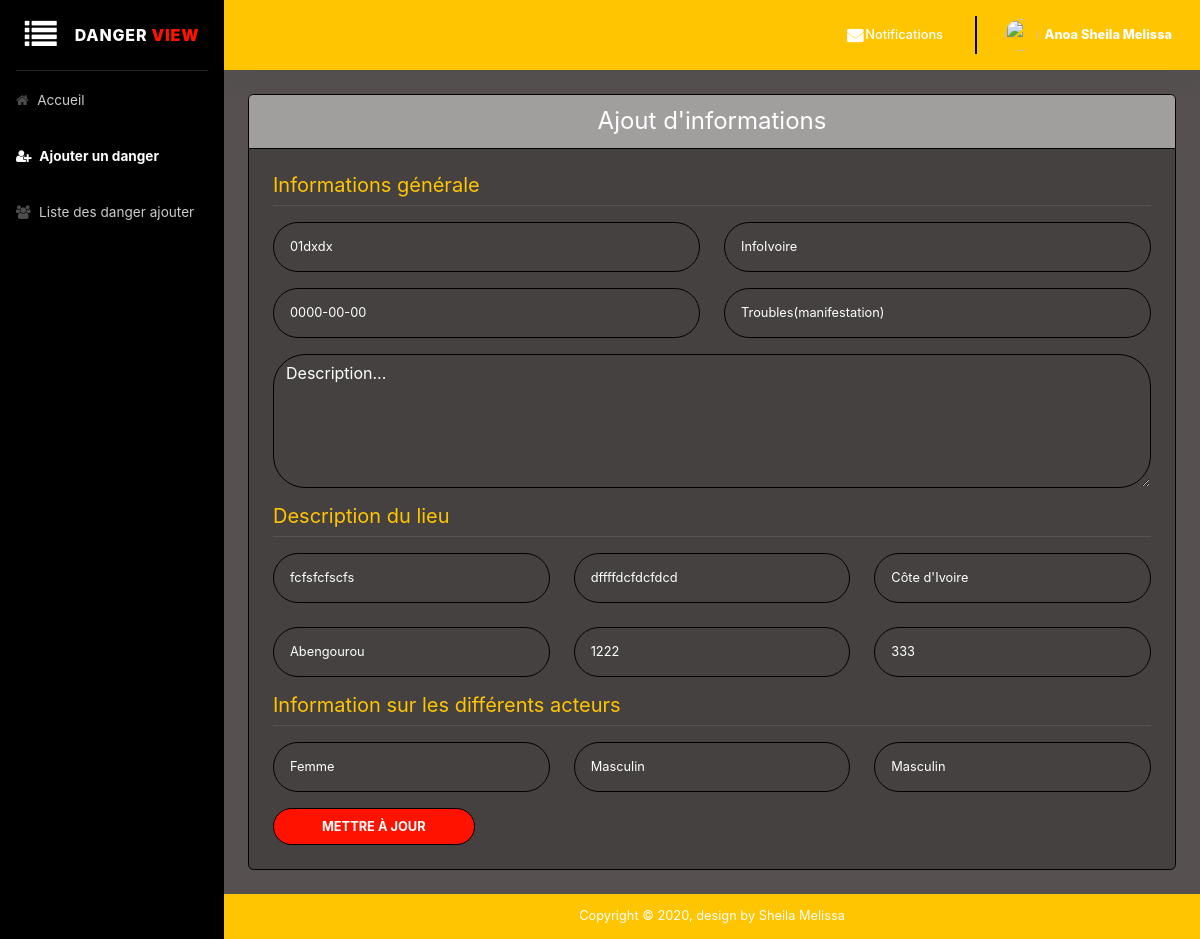
Screenshot of /operateurs/mettre-danger-a-jour.php?id=1 (signed in) with the database file from the repository.
### tables this page shows
CREATE TABLE `danger` (
  `id` int(11) NOT NULL,
  `numeroOrdre` varchar(255) NOT NULL,
  `description` text NOT NULL,
  `date` date NOT NULL,
  `source` varchar(255) NOT NULL,
  `idUtilisateur` int(11) NOT NULL,
  `Lieu` text NOT NULL,
  `dangerType` text NOT NULL,
  `descripendroit` text NOT NULL,
  `pays` text NOT NULL,
  `ville` text NOT NULL,
  `longitude` text NOT NULL,
  `latitude` text NOT NULL,
  `typeActeur` text NOT NULL,
  `sexeVictime` text NOT NULL,
  `sexeResponsable` text NOT NULL
);

### operateurs/mettre-danger-a-jour.php (the view, shortened to what this page needs)
<?php
require_once "../php/db.php";
?>
<!DOCTYPE html>
<html lang="fr">
<head>
    <link href="https://stackpath.bootstrapcdn.com/font-awesome/4.7.0/css/font-awesome.min.css" rel="stylesheet" type="text/css">
    <link href="../css/bootstrap.min.css" rel="stylesheet">
</head>
<body id="page-top">
    <div id="wrapper">
        <ul class="navbar-nav sidebar sidebar-dark accordion" id="accordionSidebar" style="background: #000 !important;">
            <span class="sidebar-brand d-flex align-items-center justify-content-center">
                <div class="sidebar-brand-icon" style="cursor: pointer;">
                    <i class="fa fa-list" aria-hidden="true" id="sidebarToggle"></i>
                  </div>
                <div class="sidebar-brand-text">
                   &nbsp;&nbsp;&nbsp; Danger <b style="color: #ff1300;">view</b>
                </div>
              </span>
            <hr class="sidebar-divider my-0">
            <li class="nav-item">
                <a class="nav-link" href="./operateur_home.php">
                    <i class="fa fa-home" aria-hidden="true"></i>
                    <span>Accueil</span></a>
            </li>
            <li class="nav-item active">
                <a class="nav-link" href="./ajouter-danger.php">
                    <i class="fa fa-user-plus" aria-hidden="true"></i>
                    <span>Ajouter un danger</span>
                </a>
            </li>
            <li class="nav-item">
                <a class="nav-link" href="./liste-des-danger-ajouter.php">
                    <i class="fa fa-users" aria-hidden="true"></i>
                    <span>Liste des danger ajouter</span></a>
            </li>
        </ul>
        <div id="content-wrapper" class="d-flex flex-column">
            <div id="content">
                <nav class="navbar navbar-expand navbar-light bg-white topbar mb-4 static-top shadow" style="background: #ffc500 !important;font-weight: 700;">
                    <ul class="navbar-nav ml-auto">
                        <li class="nav-item dropdown no-arrow mx-1">
                            <a class="nav-link dropdown-toggle" href="#" id="messagesDropdown" role="button" data-toggle="dropdown" aria-haspopup="true" aria-expanded="false">
                                <i class="fa fa-envelope fa-fw" style="color: #fff !important;font-weight: bold;"></i>
                                <span class="d-none d-lg-inline text-gray-600 small" style="color: #fff !important;font-weight: 500;">Notifications</span>
                            </a>
                        </li>
                        <div class="topbar-divider d-none d-sm-block"></div>
                        <li class="nav-item dropdown no-arrow">
                            <a class="nav-link dropdown-toggle" href="#" id="userDropdown" role="button" data-toggle="dropdown" aria-haspopup="true" aria-expanded="false">
                                <img class="img-profile rounded-circle" src="https://cdn.pixabay.com/photo/2013/07/13/10/07/man-156584_960_720.png">&nbsp;&nbsp;
                                <span class="d-none d-lg-inline text-gray-600 small" style="color: #fff !important;font-weight: 800;">
                                    <?= htmlspecialchars($_SESSION["prenom"]); ?>
                                </span>
                            </a>
                        </li>
                    </ul>
                </nav>
                <div class="container-fluid">
                    <div class="card mb-4">
                        <h5 class=" h4 card-header" style="background: #a19e9e !important">
                            <center>Ajout d'informations</center>
                        </h5>
                        <div class="card-body">
                        <div class="row">
          <div class="col-lg-12">
            <div class="p-1">
            <?php
             $dangerId= intval($_GET["id"]);
             $query = "SELECT * FROM danger WHERE id=:uid";
             $traitement = $db->prepare($query);
             $traitement->bindParam(':uid', $dangerId, PDO::PARAM_STR);
             $traitement->execute();
             $data = $traitement->fetchAll();
            ?>
             <?php if($traitement->rowCount() > 0): ?>
                <?php foreach($data as $result): ?>
              <form method="post" class="user" action="<?php echo htmlspecialchars($_SERVER["PHP_SELF"]); ?>">
                <div class="">
                    <h5 style="color: #ffc500">Informations générale</h5>
                </div>
                <hr>
                <div class="form-group row ">
                  <div class="col-sm-6 mb-3 mb-sm-0">
                    <input type="text" class="form-control form-control-user" id="numeroOrdre" name="numeroOrdre" placeholder="Numero d'ordre" value="<?= $result['numeroOrdre'] ?>">
                  </div>
                  <div class="col-sm-6 mb-3 mb-sm-0">
                    <input type="text" class="form-control form-control-user" id="source" name="source" placeholder="Veuillez indiquer la Source" value="<?= $result['source'] ?>">
                 </div>
                 </div>
                 <div class="form-group row ">
                  <div class="col-sm-6">
                    <input type="text" class="form-control form-control-user" id="date" name="date" placeholder="Indiquez la date" value="<?= $result['date'] ?>">
                  </div>
                  <?php
                    require_once "../php/db.php";
                ?>
                  <div class="col-sm-6">
                    <input type="text" list=dangertype class="form-control form-control-user" id="dangerType" name="dangerType" placeholder="Type de danger" value="<?= $result['dangerType'] ?>">
                  </div>
                  </div>
                <div class="form-group">
                  <textarea class="form-control " rows="5" id="description" name="description" placeholder="Description..." value="<?= $result['description'] ?>"></textarea>
                </div>
                <div class="mt-3">
                    <h5 style="color: #ffc500">Description du lieu</h5>
                </div>
                <hr>
                <div class="form-group row">
                  <div class="col-sm-4 mb-3 mb-sm-0">
                    <input type="text" class="form-control form-control-user" id="Lieu" name="Lieu" placeholder="Nom de l'endroit" value="<?= $result['Lieu'] ?>">
                  </div>
                  <div class="col-sm-4 mb-3 mb-sm-0">
                    <input type="text" class="form-control form-control-user" id="descripendroit" name="descripendroit" placeholder="Décrivez l'endroit" value="<?= $result['descripendroit'] ?>">
                 </div>
                  <div class="col-sm-4">
                  <?php
                    require_once "../php/db.php";
                ?>
                    <input type="text" list="Pays" class="form-control form-control-user" id="pays" name="pays" placeholder="Pays" value="<?= $result['pays'] ?>">
                  </div>
                </div>
                <div class="form-group row ">
                  <div class="col-sm-4 mb-3 mt-2 mb-sm-0">
                  <?php
                    require_once "../php/db.php";
                    ?>
                    <input type="text" list="vlle" class="form-control form-control-user" id="ville" name="ville" placeholder="Ville" value="<?= $result['ville'] ?>">
                  </div>
                  <div class="col-sm-4 mt-2">
                    <input type="text" list="lng" class="form-control form-control-user" id="longitude" name="longitude" placeholder="Longitude" value="<?= $result['longitude'] ?>">
                 </div>
                 <div class="col-sm-4 mt-2">
                    <input type="text" list="lat" class="form-control form-control-user" id="latitude" name="latitude" placeholder="Latitude" value="<?= $result['latitude'] ?>">
                 </div>
                </div>
                <div class="mt-3">
                    <h5 style="color: #ffc500">Information sur les différents acteurs</h5>
                </div>
                <hr>
                <div class="form-group row ">
                <?php
                    require_once "../php/db.php";
                ?>
                  <div class="col-sm-4 mb-3 mb-sm-0">
                    <input type="text" list="persons" class="form-control form-control-user" id="typeActeur" name="typeActeur" placeholder="Type d'acteur" value="<?= $result['typeActeur'] ?>">
                  </div>
                  <div class="col-sm-4 mb-3 mb-sm-0">
                    <input type="text" list="sexe" class="form-control form-control-user" id="sexeVictime" name="sexeVictime" placeholder="Sexe Victimes" value="<?= $result['sexeVictime'] ?>">
                 </div>
                  <div class="col-sm-4">
                    <input type="text" list=Sresp class="form-control form-control-user" id="sexeResponsable" name="sexeResponsable" placeholder="Sexe Responsables" value="<?= $result['sexeResponsable'] ?>">
                  </div>
                </div>
                <div>
                    <div class="row">
                        <div class="col-md-3">
                            <input type="submit" class="btn btn-primary btn-user btn-block" style="background: #ff1300!important; color:#fff;" name="update" value="Mettre à jour">
                        </div>
                        <div class="col-md-6">
                        </div>
                        <div class="col-md-3"></div>
                    </div>
                </div>
              </form>
              <?php endforeach ?>
            <?php endif ?>
            </div>
          </div>
        </div>
                        </div>
                    </div>
                </div>
            </div>
            <footer class="sticky-footer bg-white" style="background: #ffc500 !important">
                <div class="container">
                    <div class="copyright text-center">
                        <span>Copyright &copy; 2020, design by Sheila Melissa</span>
                    </div>
                </div>
            </footer>
        </div>
    </div>
</body>
</html>

### rows the page displays
danger: numeroOrdre "01dxdx", source "InfoIvoire", date "0000-00-00", dangerType "Troubles(manifestation)", description "Description...", Lieu "fcfsfcfscfs", descripendroit "dffffdcfdcfdcd", pays "Côte d'Ivoire", ville "Abengourou", longitude "1222", latitude "333", typeActeur "Femme", sexeVictime "Masculin", sexeResponsable "Masculin"

### other values shown
$_SESSION["prenom"] "Anoa Sheila Melissa"
